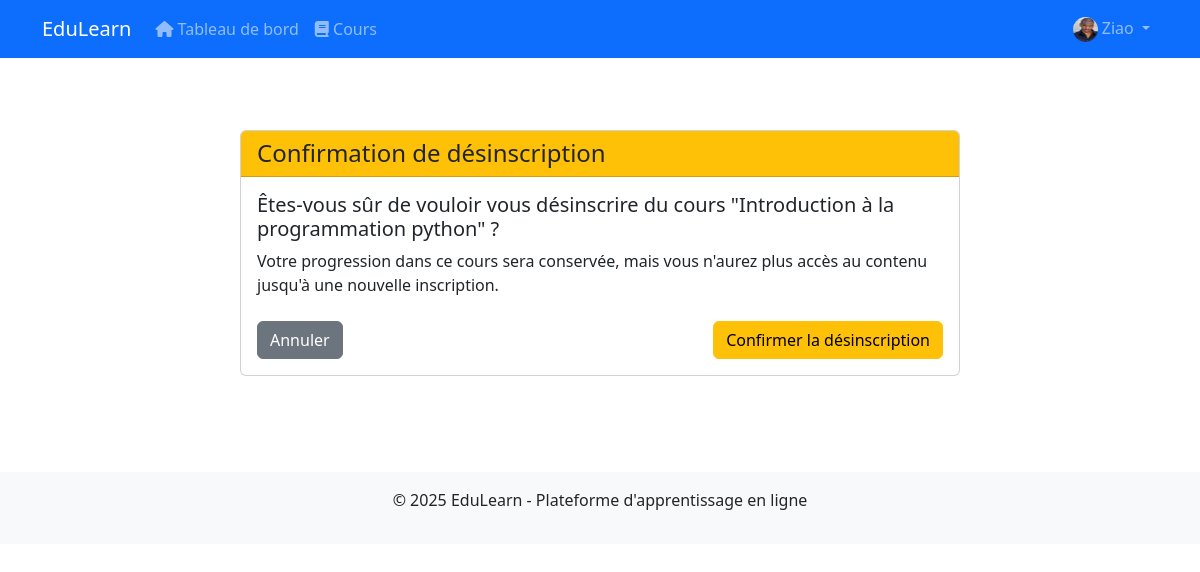
Page /courses/1/unenroll/ (signed in) on the committed database.
### users/models.py (models this page shows, shortened)
class User(AbstractUser):
    STUDENT = 'student'
    TEACHER = 'teacher'
    ADMIN = 'admin'
    ROLE_CHOICES = [
        (STUDENT, 'Élève'),
        (TEACHER, 'Enseignant'),
        (ADMIN, 'Administrateur'),
    ]
    role = models.CharField(max_length=10, choices=ROLE_CHOICES, default=STUDENT)
    profile_pic = models.ImageField(upload_to='profile_pics', blank=True, null=True)
    bio = models.TextField(blank=True, null=True)
    def is_admin_user(self):
        return self.role == self.ADMIN and self.is_active

### courses/models.py (models this page shows, shortened)
class Course(models.Model):
    title = models.CharField(max_length=200)
    subject = models.ForeignKey(Subject, on_delete=models.CASCADE, related_name='courses')
    teacher = models.ForeignKey(User, on_delete=models.CASCADE, related_name='courses_teaching')
    description = models.TextField()
    image = models.ImageField(upload_to='course_images', blank=True, null=True)
    created_at = models.DateTimeField(auto_now_add=True)
    updated_at = models.DateTimeField(auto_now=True)
    students = models.ManyToManyField(User, related_name='courses_enrolled', blank=True)

### courses/views.py (the view)
# urls.py: path('<int:course_id>/unenroll/', views.course_unenroll, name='course_unenroll'),
@login_required
def course_unenroll(request, course_id):
    course = get_object_or_404(Course, id=course_id)
    if request.method == 'POST':
        course.students.remove(request.user)
        messages.success(request, f"You have been unenrolled from {course.title}")
        return redirect('courses:course_list')
    return render(request, 'courses/course_unenroll_confirm.html', {
        'course': course
    })

### templates/courses/course_unenroll_confirm.html (shortened to what this page needs)
{% extends "base.html" %}
{% block content %}
<div class="container py-5">
    <div class="row">
        <div class="col-md-8 offset-md-2">
            <div class="card">
                <div class="card-header bg-warning">
                    <h4 class="mb-0">Confirmation de désinscription</h4>
                </div>
                <div class="card-body">
                    <h5 class="card-title">Êtes-vous sûr de vouloir vous désinscrire du cours "{{ course.title }}" ?</h5>
                    <p class="card-text">
                        Votre progression dans ce cours sera conservée, mais vous n'aurez plus accès au contenu jusqu'à une nouvelle inscription.
                    </p>
                    <div class="mt-4">
                        <form method="post">
                            <div class="d-flex justify-content-between">
                                <a href="{% url 'courses:course_detail' course.id %}" class="btn btn-secondary">Annuler</a>
                                <button type="submit" class="btn btn-warning">Confirmer la désinscription</button>
                            </div>
                        </form>
                    </div>
                </div>
            </div>
        </div>
    </div>
</div>
{% endblock %}

### templates/base.html (shortened to what this page needs)
<!DOCTYPE html>
<html lang="fr">
<head>
    <link href="https://cdn.jsdelivr.net/npm/bootstrap@5.3.0/dist/css/bootstrap.min.css" rel="stylesheet">
    <link rel="stylesheet" href="https://cdnjs.cloudflare.com/ajax/libs/font-awesome/6.4.0/css/all.min.css">
</head>
<body>
    <nav class="navbar navbar-expand-lg navbar-dark bg-primary">
        <div class="container">
            <a class="navbar-brand" href="{% url 'home' %}">EduLearn</a>
            <div class="collapse navbar-collapse" id="navbarNav">
                <ul class="navbar-nav">
                    {% if user.is_authenticated %}
                        <li class="nav-item">
                            <a class="nav-link" href="{% url 'dashboard:home' %}">
                                <i class="fas fa-home"></i> Tableau de bord
                            </a>
                        </li>
                        <li class="nav-item">
                            <a class="nav-link" href="{% url 'courses:course_list' %}">
                                <i class="fas fa-book"></i> Cours
                            </a>
                        </li>
                    {% endif %}
                </ul>
                <ul class="navbar-nav ms-auto">
                    {% if user.is_authenticated %}
                        <li class="nav-item dropdown">
                            <a class="nav-link dropdown-toggle" href="#" id="userDropdown" role="button" data-bs-toggle="dropdown">
                                {% if user.profile_pic %}
                                    <img src="{{ user.profile_pic.url }}" alt="Profile" class="rounded-circle" style="width: 25px; height: 25px;">
                                {% else %}
                                    <i class="fas fa-user-circle"></i>
                                {% endif %}
                                {{ user.username }}
                            </a>
                        </li>
                    {% endif %}
                </ul>
            </div>
        </div>
    </nav>
    <div class="container mt-4">
        {% block content %}{% endblock %}
    </div>
    <footer class="mt-5 py-3 bg-light text-center">
        <div class="container">
            <p>&copy; {% now "Y" %} EduLearn - Plateforme d'apprentissage en ligne</p>
        </div>
    </footer>
</body>
</html>

### rows in the picture
User: profile_pic (picture), username "Ziao"
Course: title "Introduction à la programmation python"
